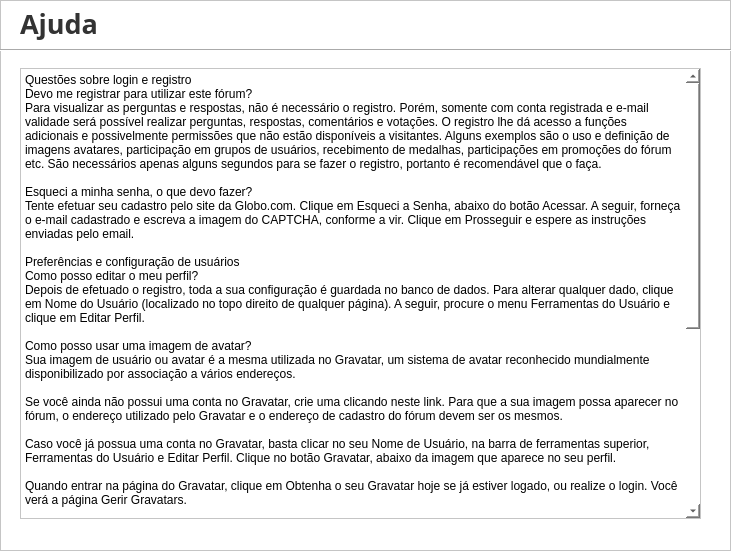
   <widget class="QFrame" name="frame_ajuda">
    <property name="geometry">
     <rect>
      <x>169</x>
      <y>31</y>
      <width>731</width>
      <height>551</height>
     </rect>
    </property>
    <property name="styleSheet">
     <string notr="true">background-color: rgb(255, 255, 255);</string>
    </property>
    <property name="frameShape">
     <enum>QFrame::StyledPanel</enum>
    </property>
    <property name="frameShadow">
     <enum>QFrame::Raised</enum>
    </property>
    <widget class="QLabel" name="label_analises_4">
     <property name="geometry">
      <rect>
       <x>20</x>
       <y>3</y>
       <width>191</width>
       <height>41</height>
      </rect>
     </property>
     <property name="font">
      <font>
       <family>Source Sans Pro ExtraLight</family>
       <pointsize>20</pointsize>
       <weight>75</weight>
       <bold>true</bold>
      </font>
     </property>
     <property name="styleSheet">
      <string notr="true">color: rgb(51, 51, 51);</string>
     </property>
     <property name="text">
      <string>Ajuda</string>
     </property>
    </widget>
    <widget class="Line" name="line_11">
     <property name="geometry">
      <rect>
       <x>-1</x>
       <y>49</y>
       <width>802</width>
       <height>2</height>
      </rect>
     </property>
     <property name="orientation">
      <enum>Qt::Horizontal</enum>
     </property>
    </widget>
    <widget class="QPlainTextEdit" name="plainTextEdit_2">
     <property name="geometry">
      <rect>
       <x>20</x>
       <y>68</y>
       <width>681</width>
       <height>451</height>
      </rect>
     </property>
     <property name="readOnly">
      <bool>true</bool>
     </property>
     <property name="plainText">
      <string>Questões sobre login e registro
Devo me registrar para utilizar este fórum?
Para visualizar as perguntas e respostas, não é necessário o registro. Porém, somente com conta registrada e e-mail validade será possível realizar perguntas, respostas, comentários e votações. O registro lhe dá acesso a funções adicionais e possivelmente permissões que não estão disponíveis a visitantes. Alguns exemplos são o uso e definição de imagens avatares, participação em grupos de usuários, recebimento de medalhas, participações em promoções do fórum etc. São necessários apenas alguns segundos para se fazer o registro, portanto é recomendável que o faça.

Esqueci a minha senha, o que devo fazer?
Tente efetuar seu cadastro pelo site da Globo.com. Clique em Esqueci a Senha, abaixo do botão Acessar. A seguir, forneça o e-mail cadastrado e escreva a imagem do CAPTCHA, conforme a vir. Clique em Prosseguir e espere as instruções enviadas pelo email.

Preferências e configuração de usuários
Como posso editar o meu perfil?
Depois de efetuado o registro, toda a sua configuração é guardada no banco de dados. Para alterar qualquer dado, clique em Nome do Usuário (localizado no topo direito de qualquer página). A seguir, procure o menu Ferramentas do Usuário e clique em Editar Perfil.

Como posso usar uma imagem de avatar?
Sua imagem de usuário ou avatar é a mesma utilizada no Gravatar, um sistema de avatar reconhecido mundialmente disponibilizado por associação a vários endereços.

Se você ainda não possui uma conta no Gravatar, crie uma clicando neste link. Para que a sua imagem possa aparecer no fórum, o endereço utilizado pelo Gravatar e o endereço de cadastro do fórum devem ser os mesmos.

Caso você já possua uma conta no Gravatar, basta clicar no seu Nome de Usuário, na barra de ferramentas superior, Ferramentas do Usuário e Editar Perfil. Clique no botão Gravatar, abaixo da imagem que aparece no seu perfil.

Quando entrar na página do Gravatar, clique em Obtenha o seu Gravatar hoje se já estiver logado, ou realize o login. Você verá a página Gerir Gravatars.

Certifique-se de que o e-mail em destaque na tela seja o mesmo utilizado para o cadastro do fórum. Exemplo: Digamos que o e-mail cadastrado no fórum tenha sido &quot;xxxx@gmail.com&quot; mas que sua conta do Gravatar esteja cadastrada com o e-mail &quot;yyyy@gmail.com&quot;. Você deverá, então, clicar em add a new e-mail, digitar o mesmo e-mail do fórum (xxxx@gmail.com) e clicar em adicionar. Você receberá um e-mail de confirmação com um código. Clique no link enviado pelo e-mail para habilitar o novo endereço no Gravatar.

Quando ambos os emails de cadastro do fórum e do Gravatar estiverem iguais, basta escolher uma das imagens que estiver no final da tela ou clicar em add a new image para enviar uma do computador. Clique na imagem que será utilizada e pronto. Cerca de 5 ou 10 minutos depois, já será possível ver o seu Gravatar no fórum do TechTudo.

Sistema de Reputação
Como funciona a minha Reputação?
Sua reputação reflete diretamente o nível de confiança que a comunidade do Fórum TechTudo tem em você. De uma forma geral, o usuário normal não pode alterar diretamente a sua própria Reputação. Sua Reputação alta ou baixa indica o número de pontos/votos que você obteve como usuário. De uma forma geral o usuário normal não pode alterar diretamente a sua própria Reputação. Não abuse dos fóruns colocando mensagens desnecessárias apenas para aumentar a reputação, pois o moderador ou administrador poderão tomar atitudes, caso haja abuso, interferindo assim na imagem que você quer conquistar no fórum.

Quantos votos tenho por dia?
Você tem apenas 25 votos por dia para usar com as respostas do fórum. Use-os com sabedoria.</string>
     </property>
    </widget>
   </widget>
